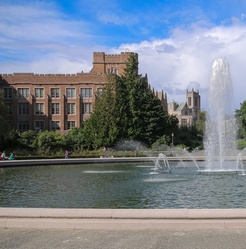
#> input picture advanced_vision_algorithms/corner_detection/data/fontanna1.jpg, 246 x 249 px, shrunk from 770 x 778 before the run
$ python DoG.py
#> lines starting #> are read from the running program, lines starting #| are printed output that depends on the picture; pictures that were not available may be replaced by others from this repository, and a replacement may not be noted
import cv2
import numpy as np
import matplotlib.pyplot as plt


def create_DoG(I, sigma, k, iterations):
    result = []
    for i in range(1, iterations + 1):
        I1 = cv2.GaussianBlur(I, (5, 5), sigma * k**(i-1))
        I2 = cv2.GaussianBlur(I, (5, 5), sigma * k**i)
        diff = I1 - I2
        result.append(diff)
    return result


def find_max_in_DoG(DoG, thresh):
    result = []
    for s in range(2, len(DoG) - 1):
        for i in range(2, DoG[s].shape[0]):
            for j in range(2, DoG[s].shape[1]):
                neighbor1 = DoG[s-1][i-1:i+2, j-1:j+2]
                neighbor2 = DoG[s][i - 1:i + 2, j - 1:j + 2]
                neighbor3 = DoG[s+1][i - 1:i + 2, j - 1:j + 2]
                neighbors = np.copy(np.dstack((neighbor1, neighbor2, neighbor3)))
                neighbors[1, 1, 1] = -np.inf
                if DoG[s][i, j] > np.max(neighbors):
                    if DoG[s][i, j] > thresh:
                        result.append([j, i, s])
    return result


def show_DoG(I, points, title):
    t = max([el[2] for el in points])
    for i in range(0, t):
        if len(list(filter(lambda x: x[2] == i, points))) == 0:
            continue
        plt.figure()
        plt.title(title + ' ' + str(i))
        plt.gray()
        plt.imshow(I)
        tmp = list(filter(lambda x: x[2] == i, points))
        plt.plot([el[0] for el in tmp], [el[1] for el in tmp], '*r')
        plt.show()
        cv2.waitKey(2000)


f1 = cv2.imread('data/fontanna1.jpg')
#> f1 is the input picture: shape (249, 246, 3); mean B, G, R 141.2, 129.7, 121
f1 = cv2.cvtColor(f1, cv2.COLOR_BGR2GRAY)
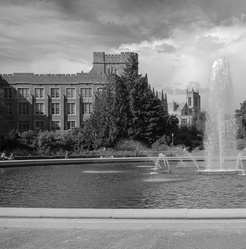
#> f1: shape (249, 246); min 0, max 255, mean 128.4
fp = cv2.imread('data/fontanna_pow.jpg')
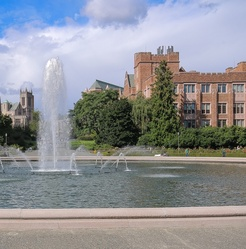
#> input picture advanced_vision_algorithms/corner_detection/data/fontanna2.jpg, 246 x 249 px, shrunk from 770 x 778 before the run, given in place of fontanna_pow.jpg, which was not available
#> fp is the input picture: shape (249, 246, 3); mean B, G, R 149.5, 145.2, 143.9
fp = cv2.cvtColor(fp, cv2.COLOR_BGR2GRAY)
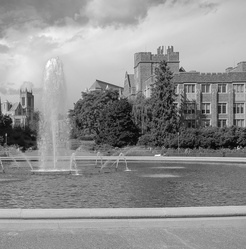
#> fp: shape (249, 246); min 1, max 255, mean 145.3

f1 = np.float32(f1)
fp = np.float32(fp)

DoG1 = create_DoG(f1, 1.6, 1.26, 5)
#> the loop in create_DoG, `for i in range(1, iterations + 1):` made 5 passes
#> pass 1, in create_DoG, `I1 = cv2.GaussianBlur(I, (5, 5), sigma * k**(i-1))`:
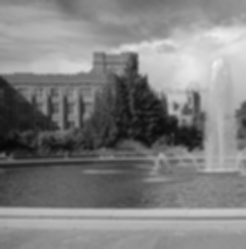
#> I1: shape (249, 246) float32; min 7.01, max 240.8, mean 128.4
#> pass 1, in create_DoG, `diff = I1 - I2`:
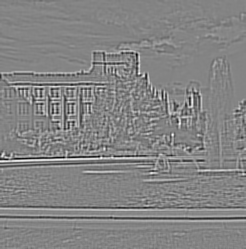
#> diff: shape (249, 246) float32; min -5.35, max 4.97, mean -0.00059; drawn with min black and max white
#> after the loop in create_DoG, `for i in range(1, iterations + 1):`: result = 5 items
#> DoG1 = 5 items
extrems1 = find_max_in_DoG(DoG1, 0.002)
#> the loop in find_max_in_DoG, `for s in range(2, len(DoG) - 1):` made 2 passes
#> s on passes 1 to 2: 2, 3
#> after the loop in find_max_in_DoG, `for s in range(2, len(DoG) - 1):`: result = [[174, 8, 2], [55, 77, 2], [65, 77, 2], [152, 114, 2], [175, 124, 2], [28, 135, 2], [7, 150, 2], [245, 194, 2], [143, 202, 2], [95, 232, 2], [103, 237, 2], [197, 239, 2], [234, 245, 2], [94, 126, 3], [61, 177, 3], [228, 241, 3], [194, 246, 3]]
#> extrems1 has the same summary as result in find_max_in_DoG
DoG2 = create_DoG(fp, 1.6, 1.26, 15)
#> the loop in create_DoG (call 2), `for i in range(1, iterations + 1):` made 15 passes
#> pass 1, in create_DoG (call 2), `I1 = cv2.GaussianBlur(I, (5, 5), sigma * k**(i-1))`:
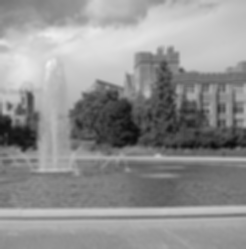
#> I1: shape (249, 246) float32; min 11.52, max 240.3, mean 145.3
#> pass 1, in create_DoG (call 2), `diff = I1 - I2`:
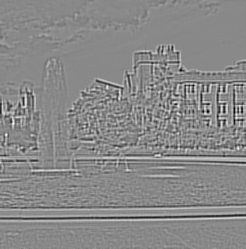
#> diff: shape (249, 246) float32; min -5.6, max 4.82, mean -0.000562; drawn with min black and max white
#> after the loop in create_DoG (call 2), `for i in range(1, iterations + 1):`: result = 15 items
#> DoG2 = 15 items
extrems2 = find_max_in_DoG(DoG2, 0.00002)
#> the loop in find_max_in_DoG (call 2), `for s in range(2, len(DoG) - 1):` made 12 passes
#> extrems2 = 35 items, first 6: [58, 18, 2], [245, 19, 2], [192, 37, 2], [29, 53, 2], [126, 64, 2], [156, 171, 2]

show_DoG(f1, extrems1, 'Fontanna1')
#> in show_DoG, `t = max([el[2] for el in points])`: t = 3
show_DoG(fp, extrems2, 'Fontanna Pow')
#> the loop in show_DoG (call 2), `for i in range(0, t):` made 13 passes
#> tmp on passes 5, 6, 7, 8, 10, 12, 13: [[15, 22, 4], [170, 40, 4], [63, 180, 4], [158, 232, 4]], [[140, 232, 5]], [[194, 230, 6], [219, 236, 6]], [[115, 42, 7], [179, 233, 7]], [[222, 19, 9], [136, 65, 9]], [[237, 50, 11], [238, 52, 11], [31, 237, 11]], [[18, 236, 12]]
